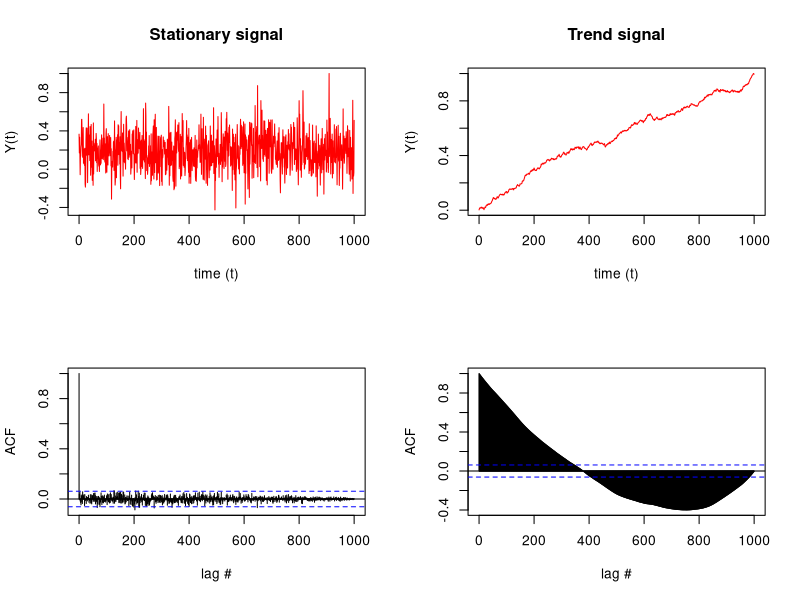

This figure's R source:


" 
Test for Stationarity

"

#Randonm noise for Benchmarking
t = 0:1000
y_stationary <- rnorm(length(t),mean=1,sd=1) # the stationary time series (ts)
y_trend      <- cumsum(rnorm(length(t),mean=1,sd=4))+t/100 # our ts with a trend
# lets normalize each for simplicity
y_stationary<- y_stationary/max(y_stationary) 
y_trend      <- y_trend/max(y_trend) 

#Visualize Series and ACF outcome
plot.new()
frame()
par(mfcol=c(2,2))
# the stationary signal and ACF
plot(t,y_stationary,
     type='l',col='red',
     xlab = "time (t)",
     ylab = "Y(t)",
     main = "Stationary signal")
acf(y_stationary,lag.max = length(y_stationary),
    xlab = "lag #", ylab = 'ACF',main=' ')
# the trend signal and ACF
plot(t,y_trend,
     type='l',col='red',
     xlab = "time (t)",
     ylab = "Y(t)",
     main = "Trend signal")
acf(y_trend,lag.max = length(y_trend),
    xlab = "lag #", ylab = 'ACF', main=' ')

#--------------------------------

lag.length = 25
Box.test(y_stationary, lag=lag.length, type="Ljung-Box") 

Box.test(y_trend,      lag=lag.length, type="Ljung-Box") # test nonstationary signal


#--------------------------------

options(warn=-1)
library(tseries)

adf.test(y_stationary)

adf.test(y_trend)

#--------------------------------

kpss.test(y_stationary, null="Trend")
kpss.test(y_trend, null="Trend")

#--------------------------------




